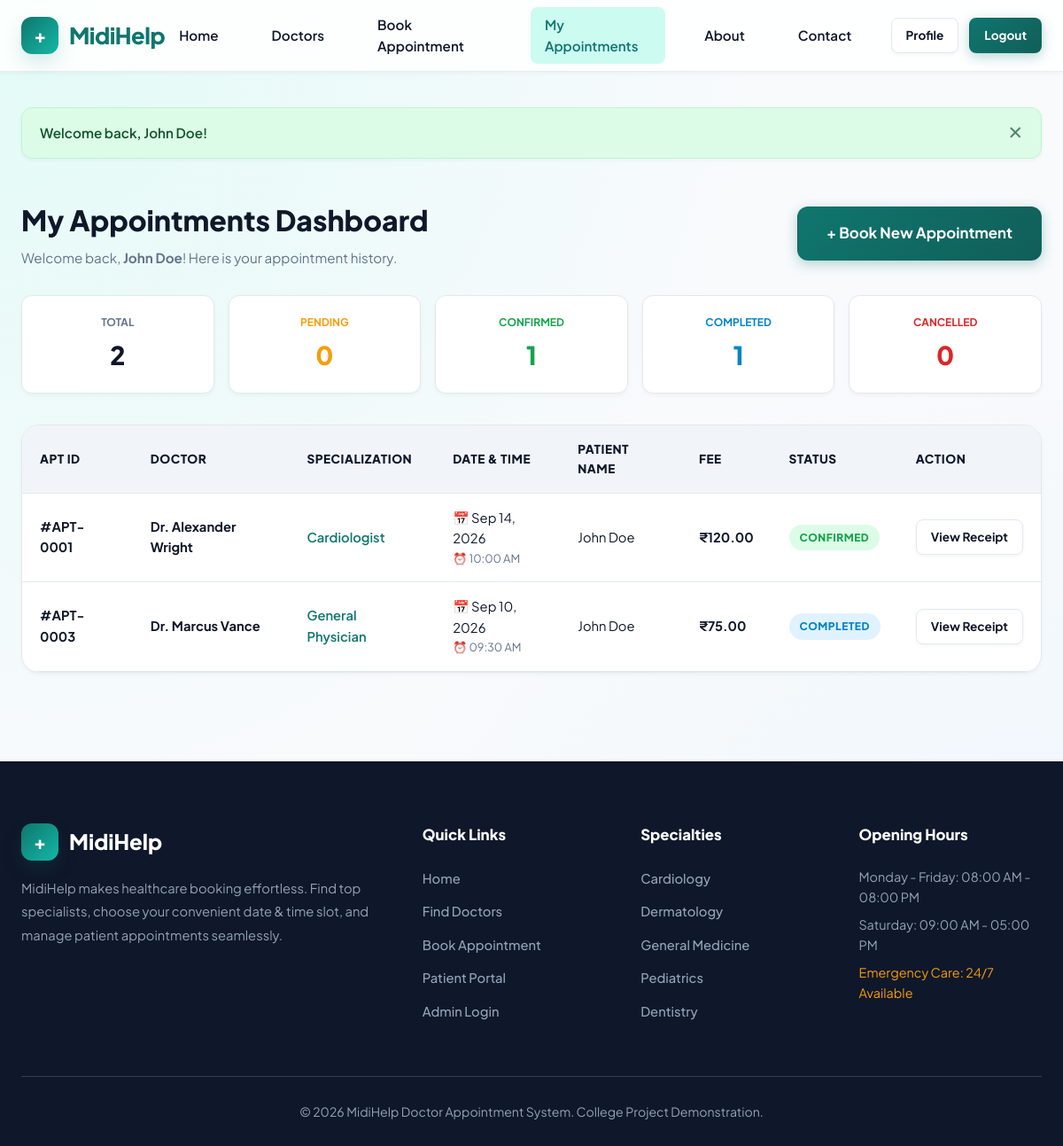
The app's page /appointments.php (signed in) with its own data.
### tables this page shows
CREATE TABLE `appointments` (
  `id` INT(11) NOT NULL AUTO_INCREMENT,
  `user_id` INT(11) DEFAULT NULL,
  `doctor_id` INT(11) NOT NULL,
  `appointment_date` DATE NOT NULL,
  `appointment_time` VARCHAR(20) NOT NULL,
  `patient_name` VARCHAR(100) NOT NULL,
  `patient_email` VARCHAR(100) NOT NULL,
  `patient_phone` VARCHAR(20) NOT NULL,
  `symptoms` TEXT DEFAULT NULL,
  `status` ENUM('Pending', 'Confirmed', 'Completed', 'Cancelled') NOT NULL DEFAULT 'Pending',
  `created_at` TIMESTAMP NOT NULL DEFAULT CURRENT_TIMESTAMP,
  PRIMARY KEY (`id`),
  KEY `fk_appointments_users` (`user_id`),
  KEY `fk_appointments_doctors` (`doctor_id`),
  CONSTRAINT `fk_appointments_users` FOREIGN KEY (`user_id`) REFERENCES `users` (`id`) ON DELETE SET NULL ON UPDATE CASCADE,
  CONSTRAINT `fk_appointments_doctors` FOREIGN KEY (`doctor_id`) REFERENCES `doctors` (`id`) ON DELETE CASCADE ON UPDATE CASCADE
);

CREATE TABLE `doctors` (
  `id` INT(11) NOT NULL AUTO_INCREMENT,
  `name` VARCHAR(100) NOT NULL,
  `specialization` VARCHAR(100) NOT NULL,
  `qualification` VARCHAR(100) NOT NULL,
  `experience` VARCHAR(50) NOT NULL,
  `phone` VARCHAR(20) NOT NULL,
  `email` VARCHAR(100) NOT NULL,
  `consultation_fee` DECIMAL(10,2) NOT NULL DEFAULT '0.00',
  `available_days` VARCHAR(100) NOT NULL DEFAULT 'Monday - Friday',
  `available_time` VARCHAR(100) NOT NULL DEFAULT '09:00 AM - 05:00 PM',
  `image` VARCHAR(255) DEFAULT 'default-doctor.png',
  `description` TEXT DEFAULT NULL,
  `status` ENUM('Available', 'Unavailable') NOT NULL DEFAULT 'Available',
  `created_at` TIMESTAMP NOT NULL DEFAULT CURRENT_TIMESTAMP,
  PRIMARY KEY (`id`)
);

### includes/auth.php (called while the page is built, shortened)
<?php
function is_logged_in() {
    return isset($_SESSION['user_id']) && !empty($_SESSION['user_id']);
}
function get_logged_user() {
    if (is_logged_in()) {
        return [
            'id' => $_SESSION['user_id'],
            'name' => $_SESSION['user_name'] ?? 'Patient',
            'email' => $_SESSION['user_email'] ?? ''
        ];
    }
    return null;
}
?>

### appointments.php (the view, shortened to what this page needs)
<?php
require_once __DIR__ . '/config/database.php';
require_once __DIR__ . '/includes/auth.php';
$user = get_logged_user();
$user_id = $user['id'];
$stats = [
    'total' => 0,
    'pending' => 0,
    'confirmed' => 0,
    'completed' => 0,
    'cancelled' => 0
];
$stat_stmt = $conn->prepare("SELECT status, COUNT(*) as count FROM appointments WHERE user_id = ? GROUP BY status");
$stat_stmt->bind_param("i", $user_id);
$stat_stmt->execute();
$stat_res = $stat_stmt->get_result();
while ($s_row = $stat_res->fetch_assoc()) {
    $st = strtolower($s_row['status']);
    if (isset($stats[$st])) {
        $stats[$st] = $s_row['count'];
    }
    $stats['total'] += $s_row['count'];
}
$query = "SELECT a.*, d.name AS doctor_name, d.specialization, d.consultation_fee
          FROM appointments a
          JOIN doctors d ON a.doctor_id = d.id
          WHERE a.user_id = ?
          ORDER BY a.appointment_date DESC, a.id DESC";
$stmt = $conn->prepare($query);
$stmt->bind_param("i", $user_id);
$stmt->execute();
$result = $stmt->get_result();
$appointments = [];
while ($row = $result->fetch_assoc()) {
    $appointments[] = $row;
}
require_once __DIR__ . '/includes/header.php';
?>
<div class="container" style="padding-top: 20px; padding-bottom: 60px;">
    <div style="display: flex; align-items: center; justify-content: space-between; margin-bottom: 30px; flex-wrap: wrap; gap: 16px;">
        <div>
            <h1 style="font-size: 2rem; font-weight: 800; color: var(--dark-text); margin-bottom: 4px;">My Appointments Dashboard</h1>
            <p style="color: var(--muted-text); font-size: 0.95rem;">Welcome back, <strong><?php echo htmlspecialchars($user['name']); ?></strong>! Here is your appointment history.</p>
        </div>
        <a href="book-appointment.php" class="btn btn-primary btn-lg">+ Book New Appointment</a>
    </div>
    <div style="display: grid; grid-template-columns: repeat(auto-fit, minmax(160px, 1fr)); gap: 16px; margin-bottom: 35px;">
        <div style="background: var(--card-bg); padding: 20px; border-radius: var(--radius-md); border: 1px solid var(--border-color); box-shadow: var(--shadow-sm); text-align: center;">
            <div style="font-size: 0.75rem; font-weight: 700; color: var(--muted-text); text-transform: uppercase;">Total</div>
            <div style="font-size: 1.8rem; font-weight: 800; color: var(--dark-text); margin-top: 4px;"><?php echo $stats['total']; ?></div>
        </div>
        <div style="background: var(--card-bg); padding: 20px; border-radius: var(--radius-md); border: 1px solid var(--border-color); box-shadow: var(--shadow-sm); text-align: center;">
            <div style="font-size: 0.75rem; font-weight: 700; color: var(--warning); text-transform: uppercase;">Pending</div>
            <div style="font-size: 1.8rem; font-weight: 800; color: var(--warning); margin-top: 4px;"><?php echo $stats['pending']; ?></div>
        </div>
        <div style="background: var(--card-bg); padding: 20px; border-radius: var(--radius-md); border: 1px solid var(--border-color); box-shadow: var(--shadow-sm); text-align: center;">
            <div style="font-size: 0.75rem; font-weight: 700; color: var(--success); text-transform: uppercase;">Confirmed</div>
            <div style="font-size: 1.8rem; font-weight: 800; color: var(--success); margin-top: 4px;"><?php echo $stats['confirmed']; ?></div>
        </div>
        <div style="background: var(--card-bg); padding: 20px; border-radius: var(--radius-md); border: 1px solid var(--border-color); box-shadow: var(--shadow-sm); text-align: center;">
            <div style="font-size: 0.75rem; font-weight: 700; color: var(--info); text-transform: uppercase;">Completed</div>
            <div style="font-size: 1.8rem; font-weight: 800; color: var(--info); margin-top: 4px;"><?php echo $stats['completed']; ?></div>
        </div>
        <div style="background: var(--card-bg); padding: 20px; border-radius: var(--radius-md); border: 1px solid var(--border-color); box-shadow: var(--shadow-sm); text-align: center;">
            <div style="font-size: 0.75rem; font-weight: 700; color: var(--danger); text-transform: uppercase;">Cancelled</div>
            <div style="font-size: 1.8rem; font-weight: 800; color: var(--danger); margin-top: 4px;"><?php echo $stats['cancelled']; ?></div>
        </div>
    </div>
    <div class="table-responsive">
        <table class="custom-table">
            <thead>
                <tr>
                    <th>APT ID</th>
                    <th>Doctor</th>
                    <th>Specialization</th>
                    <th>Date & Time</th>
                    <th>Patient Name</th>
                    <th>Fee</th>
                    <th>Status</th>
                    <th>Action</th>
                </tr>
            </thead>
            <tbody>
                <?php if (!empty($appointments)): ?>
                    <?php foreach ($appointments as $apt): ?>
                        <tr>
                            <td><strong>#APT-<?php echo sprintf("%04d", $apt['id']); ?></strong></td>
                            <td style="font-weight: 700; color: var(--dark-text);"><?php echo htmlspecialchars($apt['doctor_name']); ?></td>
                            <td><span style="color: var(--primary); font-weight: 600;"><?php echo htmlspecialchars($apt['specialization']); ?></span></td>
                            <td>
                                <div>📅 <?php echo date('M j, Y', strtotime($apt['appointment_date'])); ?></div>
                                <div style="font-size: 0.8rem; color: var(--muted-text);">⏰ <?php echo htmlspecialchars($apt['appointment_time']); ?></div>
                            </td>
                            <td><?php echo htmlspecialchars($apt['patient_name']); ?></td>
                            <td style="font-weight: 700;">₹<?php echo number_format($apt['consultation_fee'], 2); ?></td>
                            <td>
                                <?php
                                $badge_class = 'badge-pending';
                                if ($apt['status'] === 'Confirmed') $badge_class = 'badge-confirmed';
                                elseif ($apt['status'] === 'Completed') $badge_class = 'badge-completed';
                                elseif ($apt['status'] === 'Cancelled') $badge_class = 'badge-cancelled';
                                ?>
                                <span class="badge <?php echo $badge_class; ?>">
                                    <?php echo htmlspecialchars($apt['status']); ?>
                                </span>
                            </td>
                            <td>
                                <a href="appointment-success.php?id=<?php echo $apt['id']; ?>" class="btn btn-outline btn-sm">View Receipt</a>
                            </td>
                        </tr>
                    <?php endforeach; ?>
                <?php endif; ?>
            </tbody>
        </table>
    </div>
</div>
<?php require_once __DIR__ . '/includes/footer.php'; ?>

### css/style.css (style rules this page uses)
:root { --primary: #0F766E; --primary-hover: #115E59; --primary-light: #F0FDFA; --secondary: #14B8A6; --secondary-light: #CCFBF1; --accent-glow: rgba(20, 184, 166, 0.35); --bg-color: #F8FAFC; --card-bg: #FFFFFF; --glass-bg: rgba(255, 255, 255, 0.85); --dark-text: #0F172A; --muted-text: #64748B; --border-color: #E2E8F0; --success: #16A34A; --success-bg: #DCFCE7; --warning: #F59E0B; --warning-bg: #FEF3C7; --danger: #DC2626; --danger-bg: #FEE2E2; --info: #0284C7; --info-bg: #E0F2FE; --shadow-sm: 0 2px 4px rgba(15, 23, 42, 0.04); --shadow-md: 0 8px 16px -2px rgba(15, 23, 42, 0.08), 0 4px 6px -2px rgba(15, 23, 42, 0.03); --shadow-lg: 0 20px 35px -8px rgba(15, 23, 42, 0.12), 0 8px 16px -6px rgba(15, 23, 42, 0.06); --shadow-glow: 0 10px 25px -5px rgba(15, 118, 110, 0.25); --radius-sm: 8px; --radius-md: 12px; --radius-lg: 20px; --radius-full: 9999px; --transition: all 0.3s cubic-bezier(0.4, 0, 0.2, 1); }
* { margin: 0; padding: 0; box-sizing: border-box; }
body { font-family: 'Plus Jakarta Sans', -apple-system, BlinkMacSystemFont, "Segoe UI", Roboto, sans-serif; background-color: var(--bg-color); background-image: radial-gradient(at 0% 0%, rgba(204, 251, 241, 0.5) 0px, transparent 50%), radial-gradient(at 100% 100%, rgba(224, 242, 254, 0.5) 0px, transparent 50%); background-attachment: fixed; color: var(--dark-text); line-height: 1.6; display: flex; flex-direction: column; min-height: 100vh; overflow-x: hidden; }
a { color: var(--primary); text-decoration: none; transition: var(--transition); }
.container { width: 100%; max-width: 1240px; margin: 0 auto; padding: 0 24px; }
.btn { display: inline-flex; align-items: center; justify-content: center; gap: 8px; font-family: inherit; font-size: 0.95rem; font-weight: 700; padding: 12px 24px; border-radius: var(--radius-md); border: 1px solid transparent; cursor: pointer; transition: var(--transition); text-align: center; white-space: nowrap; position: relative; overflow: hidden; }
.btn-primary { background: linear-gradient(135deg, var(--primary), #115E59); color: white; box-shadow: 0 4px 14px rgba(15, 118, 110, 0.3); }
.btn-outline { background-color: var(--card-bg); border-color: var(--border-color); color: var(--dark-text); box-shadow: var(--shadow-sm); }
.btn-sm { padding: 8px 16px; font-size: 0.85rem; border-radius: var(--radius-sm); }
.btn-lg { padding: 16px 32px; font-size: 1.05rem; border-radius: var(--radius-md); }
.table-responsive { width: 100%; overflow-x: auto; background: var(--card-bg); border-radius: var(--radius-lg); box-shadow: var(--shadow-sm); border: 1px solid var(--border-color); }
.custom-table { width: 100%; border-collapse: collapse; text-align: left; }
.custom-table th { background-color: #F1F5F9; padding: 16px 20px; font-size: 0.85rem; font-weight: 800; color: var(--dark-text); text-transform: uppercase; letter-spacing: 0.5px; border-bottom: 1px solid var(--border-color); }
.custom-table td { padding: 16px 20px; font-size: 0.92rem; border-bottom: 1px solid var(--border-color); transition: var(--transition); }
.badge { display: inline-flex; align-items: center; gap: 6px; padding: 5px 12px; border-radius: var(--radius-full); font-size: 0.75rem; font-weight: 800; text-transform: uppercase; letter-spacing: 0.5px; }
.badge-confirmed { background-color: var(--success-bg); color: var(--success); }
.badge-completed { background-color: var(--info-bg); color: var(--info); }

### records on screen
appointments: id "0001", doctor.name "Dr. Alexander Wright", doctor.specialization "Cardiologist", appointment_date "Sep 14, 2026", appointment_time "10:00 AM", patient_name "John Doe", doctor.consultation_fee "120.00", status "CONFIRMED"
appointments: id "0003", doctor.name "Dr. Marcus Vance", doctor.specialization "General Physician", appointment_date "Sep 10, 2026", appointment_time "09:30 AM", patient_name "John Doe", doctor.consultation_fee "75.00", status "COMPLETED"

### other values on screen
$_SESSION['flash_success'] "Welcome back, John Doe!"
$user['name'] "John Doe"
$stats['total'] "2"
$stats['pending'] "0"
$stats['confirmed'] "1"
$stats['completed'] "1"
$stats['cancelled'] "0"
